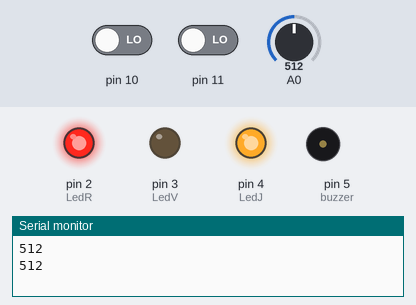
Bench run of a sketch on a simulated Arduino Uno, built with avr-gcc and run on an emulated ATmega328P. Shown: output pins drawn as LEDs (lit = HIGH), buzzer (waves = sounding, pin HIGH), the last lines printed to the serial monitor. Dashed ring = blinking. The inputs (shaded band) are chosen by the test bench; at power-on: pin 10 LOW, pin 11 LOW, A0 = 512.

Above: at 1.9 s.
2.0 s: pin 10 driven HIGH
At 3.5 s:
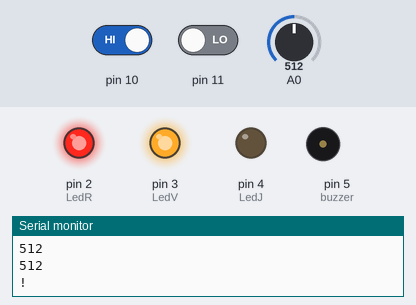
5.8 s: pin 10 driven LOW
At 7.8 s:
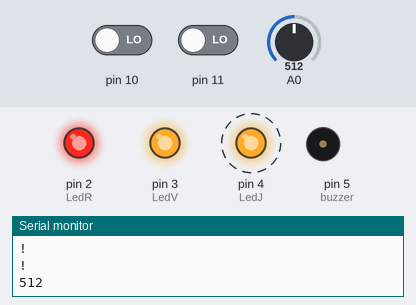
9.5 s: pin 11 driven HIGH
At 10.25 s:
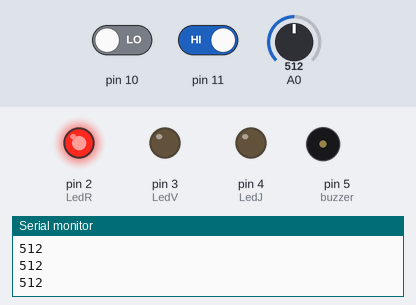
13.7 s: pin 11 driven LOW
At 16.6 s:
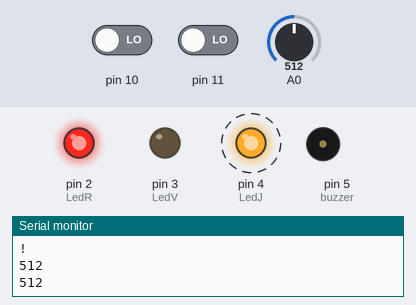
Timing chart, 0 to 18.9 s (numbered marks = the images above; inputs shaded):
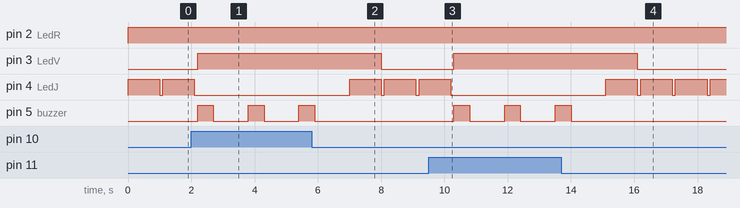

Measured:
- after the input at 2.0 s, pin 3 (LedV): LOW → HIGH after 0.20 s; pin 4 (LedJ): goes on until 2.1 s, then stays LOW; pin 5 (buzzer): alternates HIGH for 0.50 s and LOW for 1.1 s, starting after 0.20 s
- after the input at 5.8 s, pin 3 (LedV): HIGH → LOW after 2.2 s; pin 4 (LedJ): alternates HIGH for 1.0 s and LOW for 0.10 s, starting after 1.2 s; pin 5 (buzzer): goes on until 5.9 s, then stays LOW
- after the input at 9.5 s, pin 3 (LedV): LOW → HIGH after 0.80 s; pin 4 (LedJ): goes on until 10.2 s, then stays LOW; pin 5 (buzzer): alternates HIGH for 0.50 s and LOW for 1.1 s, starting after 0.80 s
- after the input at 13.7 s, pin 3 (LedV): HIGH → LOW after 2.4 s; pin 4 (LedJ): alternates HIGH for 1.0 s and LOW for 0.10 s, starting after 1.4 s; pin 5 (buzzer): goes on until 14.0 s, then stays LOW

The sketch:

ECG.ino
```cpp
int buzzer=5;
int LedR=2;
int LedV=3;
int LedJ=4;
void setup() {

  Serial.begin(9600);
  pinMode(10, INPUT);
  pinMode(11, INPUT);
  pinMode(LedR, OUTPUT);
  pinMode(LedV, OUTPUT);
  pinMode(LedJ, OUTPUT);
  pinMode(buzzer, OUTPUT);
}

void loop() {
  digitalWrite(LedR, HIGH);
  if((digitalRead(10) == 1)||(digitalRead(11) == 1)){
    Serial.println('!');
    digitalWrite(LedV, HIGH);

   { digitalWrite(buzzer, HIGH);
    delay(500);
    digitalWrite(buzzer, LOW);
    delay(1000);
  }

  }
  else{

      Serial.println(analogRead(A0));
      digitalWrite(LedJ, HIGH);
      delay(1000);
      digitalWrite(LedJ, LOW);
      digitalWrite(LedV, LOW);


  }

  delay(100);
}
```
